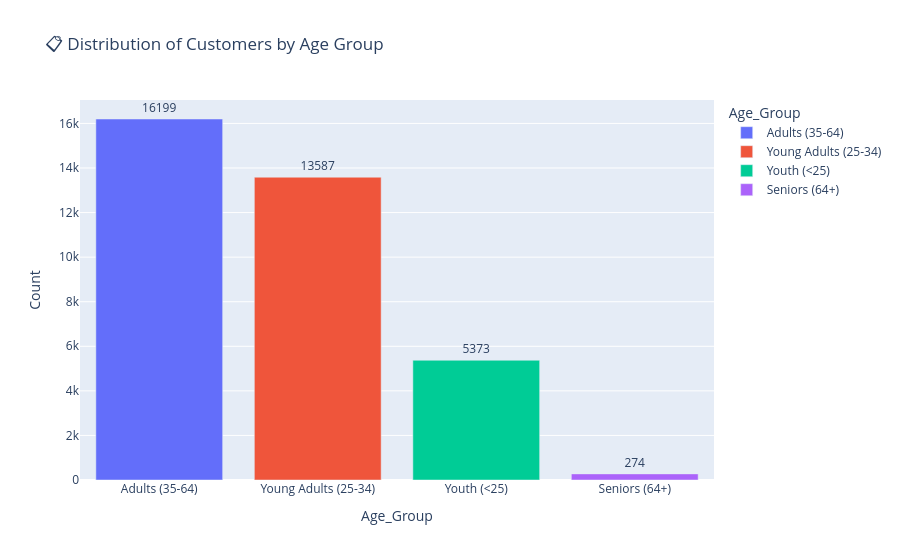

This figure's notebook cell:
### Code cell
print("📋 Question 2: What is the target age group:")

age_group_counts = df['Age_Group'].value_counts().reset_index()
age_group_counts.columns = ['Age_Group', 'Count']

target_age_group = age_group_counts.iloc[0]['Age_Group']
print("Target Age Group:", target_age_group)
print(age_group_counts)

fig = px.bar(age_group_counts,
             x='Age_Group',
             y='Count',
             title='📋 Distribution of Customers by Age Group',
             text='Count',
             color='Age_Group')

fig.update_traces(texttemplate='%{text}', textposition='outside')
fig.show()

### Figure 1 — Plotly figure (JSON) as saved in the notebook; plotly's stock layout.template omitted (floating-point values rounded to 4 significant figures)
{"data": [{"hovertemplate": "Age_Group=%{x}<br>Count=%{text}<extra></extra>", "legendgroup": "Adults (35-64)", "marker": {"color": "#636efa", "pattern": {"shape": ""}}, "name": "Adults (35-64)", "orientation": "v", "showlegend": true, "text": [16200.0], "textposition": "outside", "texttemplate": "%{text}", "type": "bar", "x": ["Adults (35-64)"], "xaxis": "x", "y": [16199], "yaxis": "y"}, {"hovertemplate": "Age_Group=%{x}<br>Count=%{text}<extra></extra>", "legendgroup": "Young Adults (25-34)", "marker": {"color": "#EF553B", "pattern": {"shape": ""}}, "name": "Young Adults (25-34)", "orientation": "v", "showlegend": true, "text": [13590.0], "textposition": "outside", "texttemplate": "%{text}", "type": "bar", "x": ["Young Adults (25-34)"], "xaxis": "x", "y": [13587], "yaxis": "y"}, {"hovertemplate": "Age_Group=%{x}<br>Count=%{text}<extra></extra>", "legendgroup": "Youth (<25)", "marker": {"color": "#00cc96", "pattern": {"shape": ""}}, "name": "Youth (<25)", "orientation": "v", "showlegend": true, "text": [5373.0], "textposition": "outside", "texttemplate": "%{text}", "type": "bar", "x": ["Youth (<25)"], "xaxis": "x", "y": [5373], "yaxis": "y"}, {"hovertemplate": "Age_Group=%{x}<br>Count=%{text}<extra></extra>", "legendgroup": "Seniors (64+)", "marker": {"color": "#ab63fa", "pattern": {"shape": ""}}, "name": "Seniors (64+)", "orientation": "v", "showlegend": true, "text": [274.0], "textposition": "outside", "texttemplate": "%{text}", "type": "bar", "x": ["Seniors (64+)"], "xaxis": "x", "y": [274], "yaxis": "y"}], "layout": {"barmode": "relative", "legend": {"title": {"text": "Age_Group"}, "tracegroupgap": 0}, "title": {"text": "📋 Distribution of Customers by Age Group"}, "xaxis": {"anchor": "y", "categoryarray": ["Adults (35-64)", "Young Adults (25-34)", "Youth (<25)", "Seniors (64+)"], "categoryorder": "array", "domain": [0, 1], "title": {"text": "Age_Group"}}, "yaxis": {"anchor": "x", "domain": [0, 1], "title": {"text": "Count"}}}}
